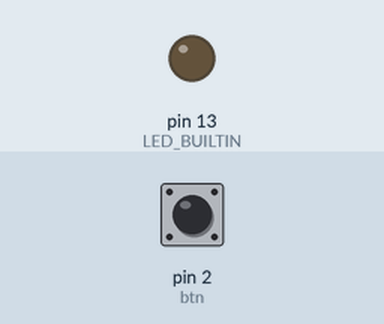
This sketch was run on a simulated Arduino Uno, built with avr-gcc and run on an emulated ATmega328P. Shown: output pins drawn as LEDs (lit = HIGH). The inputs (shaded band) are chosen by the test bench; at power-on: pin 2 (btn) LOW.

Above: at 1.2 s.
1.3 s: pin 2 (btn) pulled HIGH for 0.15 s
At 1.37 s:
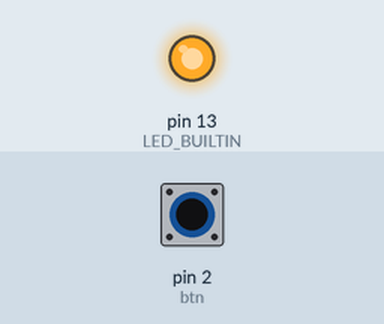
2.9 s: pin 2 (btn) pulled HIGH for 3.2 s
At 7.1 s:
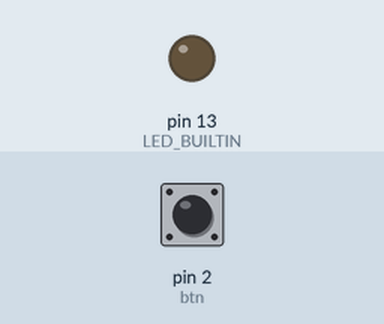
Timing chart, 0 to 8.6 s (numbered marks = the images above; inputs shaded):
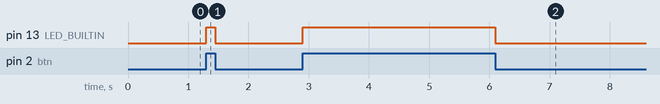

The sketch:

pushbutton-minimo.ino
```cpp
/*
  Este exemplo contém uma versão mínima do código necessário para que nosso
  projeto com pushbutton funcione. Como exercício adicional, tente compreender
  como ele é equivalente.
*/
const int btn = 2;

void setup() {
  pinMode(LED_BUILTIN, OUTPUT);
  pinMode(btn, INPUT);
}

void loop() { digitalWrite(LED_BUILTIN, digitalRead(btn)); }
```

Measured:
- after the input at 1.3 s, pin 13 (LED_BUILTIN): LOW → HIGH at once, → LOW 0.15 s later
- after the input at 2.9 s, pin 13 (LED_BUILTIN): LOW → HIGH at once, → LOW 3.2 s later
